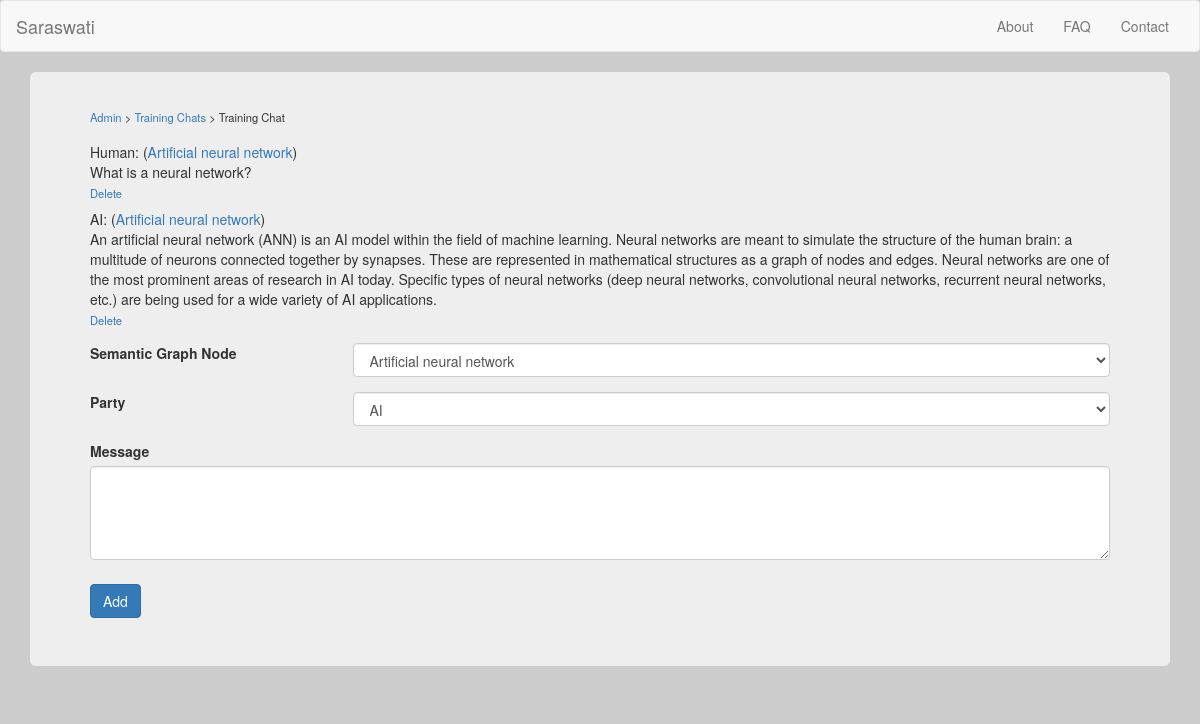
/training_chat?id=2, run on the app's committed database.
### db.py (models this page shows, shortened)
class semantic_graph_node(db.Model):
	id = db.Column('node_id', db.Integer, primary_key = True)
	title = db.Column(db.String(255))

class training_chat(db.Model):
	id = db.Column('message_id', db.Integer, primary_key = True)
	chat_id = db.Column(db.Integer)
	party = db.Column(db.SmallInteger)
	text = db.Column(db.Text)
	node_id = db.Column(db.Integer)

### modules/admin.py (the view)
@admin.route('/training_chat')
def render_training_chat():
	if "id" in request.args:
		nodeID = None
		chatID = request.args["id"]
		results = training_chat.query.filter_by(chat_id=chatID)
		if not results:
			return render_template("error.html", error_message = "Database error")
		else:
			if "del" in request.args:
				training_chat.query.filter_by(id=request.args["del"]).delete()
				db.session.commit()
			training_chats = []
			for result in results:
				nodeID = result.node_id
				newItem = type('tmp', (object,), {})
				graphNode = semantic_graph_node.query.filter_by(id=result.node_id).first()
				if not graphNode:
					newItem.node_name = 'n/a'
				else:
					newItem.node_name = graphNode.title
				newItem.party = result.party
				newItem.text = result.text
				newItem.node_id = result.node_id
				newItem.id = result.id
				training_chats.append(newItem)
	else:
		training_chats = []
		chatID = 0
		nodeID = 0
	return render_template("training_chat.html", node_select_list = node_select_list(nodeID), chats = training_chats, chat_id = chatID)

### helpers.py (called while the page is built)
def node_select_list(nodeID=None):
	returnString = "<select name=\"node_list\" id=\"node_list_select\" class=\"form-control\">"
	results = semantic_graph_node.query.order_by(semantic_graph_node.title.asc())
	if not results:
		returnString += "<option value=\"\">No results found</option>"
	else:
		returnString += "<option value=\"\">Pick one</option>"
		for node in results:
			if nodeID == node.id:
				returnString += "<option value=\"" + str(node.id) + "\" selected=\"selected\">" + node.title + "</option>"
			else:
				returnString += "<option value=\"" + str(node.id) + "\">" + node.title + "</option>"
	returnString += "</select>"
	return returnString

### templates/training_chat.html (shortened to what this page needs)
{% extends "base.html" %}
{% block content %}
  <div class="container">
    <div class="jumbotron">
		<div class="navigation_header">
			<a href="admin">Admin</a> &gt; <a href="training_chats">Training Chats</a> &gt; Training Chat
		</div>
		{% for chat in chats %}
			{% if chat.party == 0 %}
				AI:
			{% else %}
				Human:
			{% endif %}
			(<a href="node?id={{ chat.node_id }}">{{ chat.node_name }}</a>)<br />
			{{ chat.text }}<br />
			<a href="training_chat?id={{ chat_id }}&del={{ chat.id }}" style="font-size: 0.8em;" onclick="return confirm('Are you sure?')">Delete</a>
			<div style="height: 0.5em;"></div>
		{% endfor %}
		<form action="" method="post" onsubmit="return check_add_training_chat()"><div style="margin-top: 0.5em;">
			<div class="form-group row">
				<label for="node_list_select" class="col-xs-3 col-form-label">Semantic Graph Node</label>
				<div class="col-xs-9">{{ node_select_list|safe }}</div>
			</div>
			<div class="form-group row">
				<label for="party" class="col-xs-3 col-form-label">Party</label>
				<div class="col-xs-9">
					<select name="party" id="party" class="form-control">
						<option value="0">AI</option>
					</select>
				</div>
			</div>
			<div class="form-group">
				<label for="message">Message</label>
				<textarea class="form-control" name="message" id="message" rows="4"></textarea>
			</div>
			<div style="height: 0.7em;"></div>
			<input class="btn btn-primary" type="submit" value="Add" />
		</div></form>
	</div>
  </div>
{% endblock %}

### static/styles.css (style rules this page uses)
body { background-color: #CCC; }
.navigation_header { margin-top: -1em; font-size: 0.8em; margin-bottom: 1.5em; }

### data on the page
semantic_graph_node: node_name "Artificial neural network" "Artificial neural network"
training_chat: text "What is a neural network?"
training_chat: text "An artificial neural network (ANN) is an AI model within the field of machine learning. Neural networks are meant to simulate the structure of the human brain: a multitude of neurons connected together by synapses. These are represented in mathematical structures as a graph of nodes and edges. Neural networks are one of the most prominent areas of research in AI today. Specific types of neural networks (deep neural networks, convolutional neural networks, recurrent neural networks, etc.) are being used for a wide variety of AI applications."
